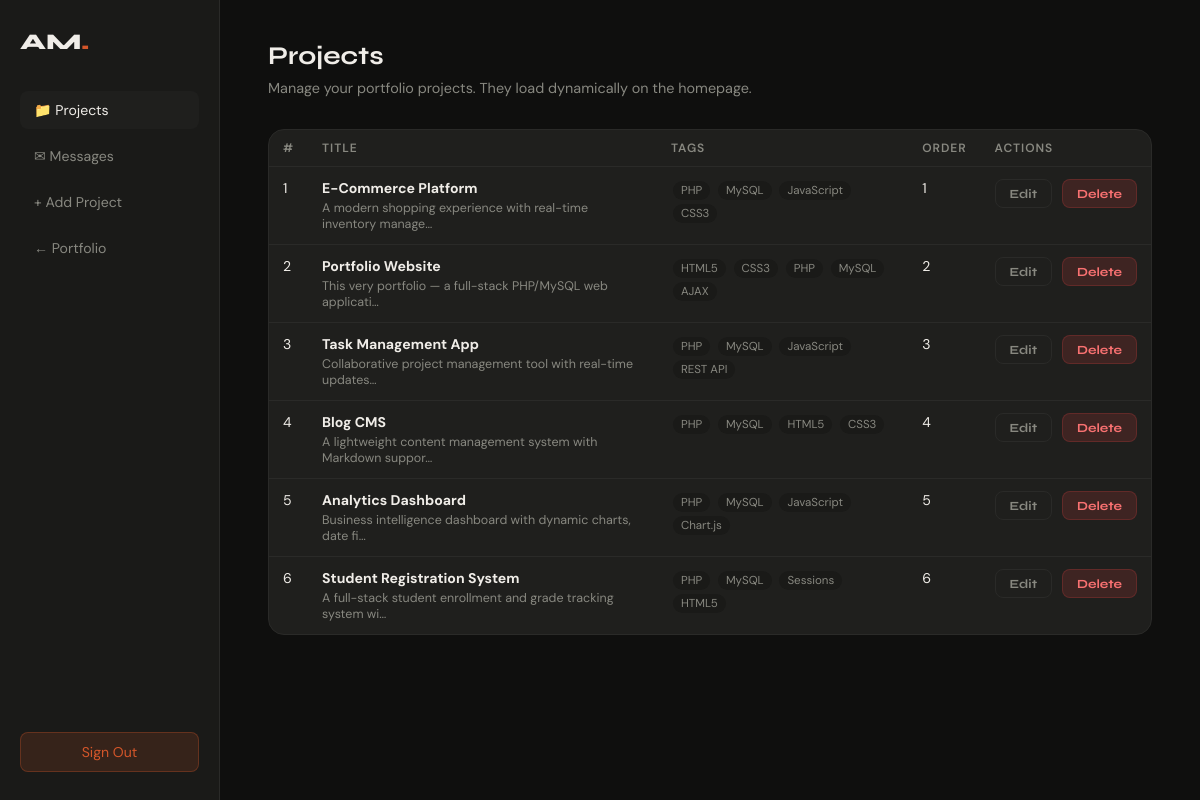
The page /admin/dashboard.php (signed in) on the database its author committed.
### tables this page shows
CREATE TABLE `projects` (
  `id`          INT          NOT NULL AUTO_INCREMENT,
  `title`       VARCHAR(200) NOT NULL,
  `description` TEXT         NOT NULL,
  `tags`        VARCHAR(300) DEFAULT '',
  `github_url`  VARCHAR(500) DEFAULT '',
  `demo_url`    VARCHAR(500) DEFAULT '',
  `image_url`   VARCHAR(500) DEFAULT '',
  `sort_order`  INT          NOT NULL DEFAULT 0,
  `created_at`  DATETIME     NOT NULL DEFAULT CURRENT_TIMESTAMP,
  PRIMARY KEY (`id`)
);

### admin/dashboard.php (the view, shortened to what this page needs)
<?php
$db = getDB();
$projects = $db->query("SELECT * FROM projects ORDER BY sort_order ASC, created_at DESC")->fetch_all(MYSQLI_ASSOC);
?>
<!DOCTYPE html>
<html lang="en">
<head>
</head>
<body>
<div class="layout">
  <aside class="sidebar">
    <div class="sidebar-logo">AM<span>.</span></div>
    <button class="nav-item active" onclick="showPage('projects')">📁 Projects</button>
    <button class="nav-item" onclick="showPage('messages')">✉ Messages</button>
    <button class="nav-item" onclick="showPage('add')">+ Add Project</button>
    <a href="../index.php" class="nav-item" style="display:block;">← Portfolio</a>
    <div class="sidebar-bottom">
      <form method="POST" action="logout.php">
        <button type="submit" class="logout-btn">Sign Out</button>
      </form>
    </div>
  </aside>
  <main class="content">
    <div class="page active" id="page-projects">
      <h1 class="page-title">Projects</h1>
      <p class="page-sub">Manage your portfolio projects. They load dynamically on the homepage.</p>
      <div style="overflow-x:auto; background:var(--surface); border:1px solid var(--border); border-radius:16px;">
        <table>
          <thead>
            <tr>
              <th>#</th><th>Title</th><th>Tags</th><th>Order</th><th>Actions</th>
            </tr>
          </thead>
          <tbody>
            <?php foreach ($projects as $i => $p): ?>
            <tr>
              <td><?= $p['id'] ?></td>
              <td><strong><?= htmlspecialchars($p['title']) ?></strong>
                <div style="color:var(--text2);font-size:.78rem;margin-top:3px;"><?= htmlspecialchars(substr($p['description'], 0, 60)) ?>…</div>
              </td>
              <td><?php foreach(explode(',', $p['tags'] ?? '') as $t): ?>
                <span class="tag-pill"><?= htmlspecialchars(trim($t)) ?></span>
              <?php endforeach; ?></td>
              <td><?= $p['sort_order'] ?></td>
              <td>
                <div class="btn-grp">
                  <button class="btn btn-ghost btn-sm" onclick="showPage('add'); loadEdit(<?= htmlspecialchars(json_encode($p)) ?>)">Edit</button>
                  <form method="POST" onsubmit="return confirm('Delete this project?');" style="display:inline">
                    <button type="submit" class="btn btn-danger btn-sm">Delete</button>
                  </form>
                </div>
              </td>
            </tr>
            <?php endforeach; ?>
          </tbody>
        </table>
      </div>
    </div>
  </main>
</div>
</body>
</html>

### admin/dashboard.php (style rules this page uses)
*, *::before, *::after { box-sizing: border-box; margin: 0; padding: 0; }
:root { --acc: #d4562a; --bg: #0f0f0e; --bg2: #1a1a18; --surface: #1f1f1d; --border: #2a2a28; --text: #f0ede8; --text2: #888880; }
body { font-family: 'DM Sans', sans-serif; background: var(--bg); color: var(--text); }
a { color: var(--acc); text-decoration: none; }
h1,h2,h3 { font-family: 'Syne', sans-serif; }
.layout { display: flex; min-height: 100vh; }
.sidebar { width: 220px; flex-shrink: 0; background: var(--bg2); border-right: 1px solid var(--border); padding: 28px 20px; display: flex; flex-direction: column; gap: 8px; position: sticky; top: 0; height: 100vh; }
.sidebar-logo { font-family: 'Syne', sans-serif; font-weight: 800; font-size: 1.4rem; margin-bottom: 28px; }
.sidebar-logo span { color: var(--acc); }
.nav-item { padding: 10px 14px; border-radius: 8px; font-size: .88rem; color: var(--text2); cursor: pointer; transition: all .2s; border: none; background: none; text-align: left; width: 100%; font-family: inherit; }
.nav-item:hover, .nav-item.active { background: var(--surface); color: var(--text); }
.sidebar-bottom { margin-top: auto; }
.logout-btn { width: 100%; padding: 10px 14px; border-radius: 8px; background: rgba(212,86,42,.15); color: var(--acc); border: 1px solid rgba(212,86,42,.3); font-family: inherit; font-size: .88rem; cursor: pointer; transition: all .2s; }
.content { flex: 1; padding: 40px 48px; overflow-x: auto; }
.page { display: none; }
.page.active { display: block; }
.page-title { font-size: 1.6rem; margin-bottom: 8px; }
.page-sub { color: var(--text2); font-size: .9rem; margin-bottom: 32px; }
.btn { padding: 10px 24px; border-radius: 8px; font-family: 'Syne', sans-serif; font-weight: 700; font-size: .9rem; cursor: pointer; border: none; transition: all .2s; }
.btn-ghost { background: transparent; color: var(--text2); border: 1px solid var(--border); }
.btn-danger { background: rgba(239,68,68,.15); color: #f87171; border: 1px solid rgba(239,68,68,.2); }
.btn-sm { padding: 6px 14px; font-size: .78rem; }
.btn-grp { display: flex; gap: 10px; }
table { width: 100%; border-collapse: collapse; font-size: .88rem; }
th { text-align: left; padding: 10px 14px; border-bottom: 1px solid var(--border); color: var(--text2); font-size: .75rem; text-transform: uppercase; letter-spacing: .08em; font-weight: 600; }
td { padding: 12px 14px; border-bottom: 1px solid var(--border); vertical-align: top; }
tr:last-child td { border-bottom: none; }
.tag-pill { display: inline-block; padding: 2px 8px; background: var(--bg2); border-radius: 50px; font-size: .72rem; color: var(--text2); margin: 2px; }

### rows shown on the page
projects: id "1", title "E-Commerce Platform", description "A modern shopping experience with real-time inventory manage", tags "PHP", tags "MySQL", tags "JavaScript", tags "CSS3", sort_order "1"
projects: id "2", title "Portfolio Website", description "This very portfolio — a full-stack PHP/MySQL web applicati", tags "HTML5", tags "CSS3", tags "PHP", tags "MySQL", tags "AJAX", sort_order "2"
projects: id "3", title "Task Management App", description "Collaborative project management tool with real-time updates", tags "PHP", tags "MySQL", tags "JavaScript", tags "REST API", sort_order "3"
projects: id "4", title "Blog CMS", description "A lightweight content management system with Markdown suppor", tags "PHP", tags "MySQL", tags "HTML5", tags "CSS3", sort_order "4"
projects: id "5", title "Analytics Dashboard", description "Business intelligence dashboard with dynamic charts, date fi", tags "PHP", tags "MySQL", tags "JavaScript", tags "Chart.js", sort_order "5"
projects: id "6", title "Student Registration System", description "A full-stack student enrollment and grade tracking system wi", tags "PHP", tags "MySQL", tags "Sessions", tags "HTML5", sort_order "6"
